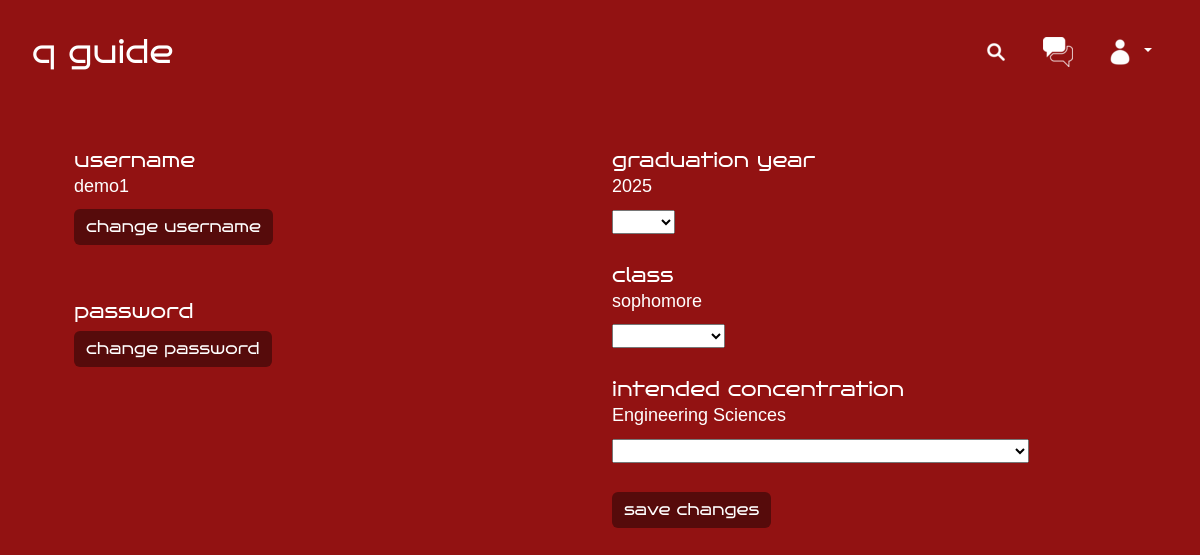
The page /profile (signed in) on the database as committed earlier.
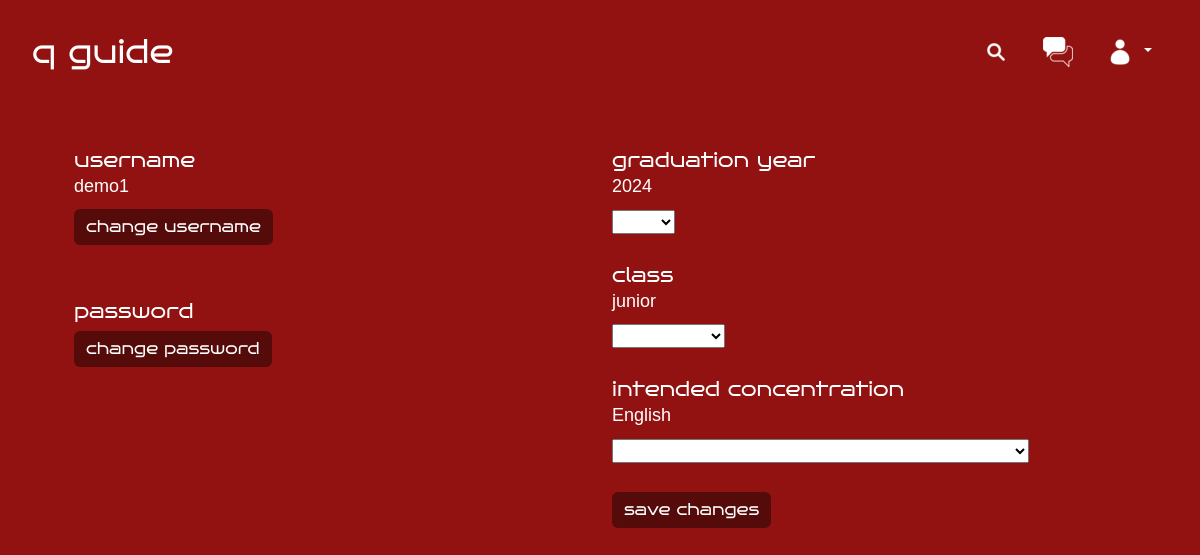
The same page on the database as committed later.
### tables this page shows
CREATE TABLE users (
    id INTEGER PRIMARY KEY AUTOINCREMENT NOT NULL,
    username TEXT NOT NULL,
    hash TEXT NOT NULL,
    class TEXT,
    grad_year INTEGER
, concentration TEXT);

### app.py (the view)
@app.route("/profile", methods=['GET','POST'])
@login_required
def profile():
    db.execute("SELECT username FROM users WHERE id = (?)", (session["user_id"],))
    username = db.fetchall()
    db.execute("SELECT username FROM users")
    usernames = db.fetchall()
    db.execute("SELECT grad_year FROM users WHERE id = (?)", (session["user_id"],))
    grad_year = db.fetchall()
    db.execute("SELECT class FROM users WHERE id = (?)", (session["user_id"],))
    curr_class = db.fetchall()
    db.execute("SELECT concentration FROM users WHERE id = (?)", (session["user_id"],))
    concentration = db.fetchall()
    if request.method == "POST":
        if request.form.get("action") == "change_user":
            if not request.form.get("username"):
                return render_template("profile.html", error="must enter new username", username=username[0][0], grad_year=grad_year[0][0], curr_class=curr_class[0][0], concentration=concentration[0][0])
            elif not request.form.get("password"):
                return render_template("profile.html", error="must enter password", username=username[0][0], grad_year=grad_year[0][0], curr_class=curr_class[0][0], concentration=concentration[0][0])
            elif request.form.get("username") in usernames:
                return render_template("profile.html", error="username is already taken", username=username[0][0], grad_year=grad_year[0][0], curr_class=curr_class[0][0], concentration=concentration[0][0])
            db.execute("SELECT hash FROM users WHERE id = (?)", (session["user_id"],))
            password = db.fetchall()
            if not check_password_hash(password[0][0], request.form.get("password")):
                return render_template("profile.html", error="invalid password", username=username[0][0], grad_year=grad_year[0][0], curr_class=curr_class[0][0], concentration=concentration[0][0])
            db.execute("UPDATE users SET username = (?) WHERE id = (?)", (request.form.get("username"), session["user_id"]))
            connection.commit()
            db.execute("SELECT username FROM users WHERE id = (?)", (session["user_id"],))
            username = db.fetchall()
            return render_template("profile.html", username=username[0][0], grad_year=grad_year[0][0], curr_class=curr_class[0][0], concentration=concentration[0][0])
        elif request.form.get("action") == "change_pass":
            if not request.form.get("current_password"):
                return render_template("profile.html", error="must enter current password", username=username[0][0], grad_year=grad_year[0][0], curr_class=curr_class[0][0], concentration=concentration[0][0])
            elif not request.form.get("new_password") or not request.form.get("new_password2"):
                return render_template("profile.html", error="must enter new password", username=username[0][0], grad_year=grad_year[0][0], curr_class=curr_class[0][0], concentration=concentration[0][0])
            elif request.form.get("new_password") != request.form.get("new_password2"):
                return render_template("profile.html", error="passwords do not match", username=username[0][0], grad_year=grad_year[0][0], curr_class=curr_class[0][0], concentration=concentration[0][0])
            db.execute("SELECT hash FROM users WHERE id = (?)", (session["user_id"],))
            password = db.fetchall()
            if not check_password_hash(password[0][0], request.form.get("current_password")):
                return render_template("profile.html", error="invalid password", username=username[0][0], grad_year=grad_year[0][0], curr_class=curr_class[0][0], concentration=concentration[0][0])
            db.execute("UPDATE users SET hash = (?) WHERE id = (?)", (generate_password_hash(request.form.get("new_password"), method='pbkdf2:sha256', salt_length=8), session["user_id"]))
            connection.commit()
            return render_template("profile.html", username=username[0][0], grad_year=grad_year[0][0], curr_class=curr_class[0][0], concentration=concentration[0][0])
        elif request.form.get("action") == "school_info":
            db.execute("SELECT grad_year FROM users WHERE id = (?)", (session["user_id"],))
            grad_year = db.fetchall()
            db.execute("SELECT class FROM users WHERE id = (?)", (session["user_id"],))
            curr_class = db.fetchall()
            db.execute("SELECT concentration FROM users WHERE id = (?)", (session["user_id"],))
            concentration = db.fetchall()
            if request.form.get("years") != grad_year[0][0] and request.form.get("years") != "":
                db.execute("UPDATE users SET grad_year = (?) WHERE id = (?)", (request.form.get("years"), session["user_id"]))
                connection.commit()
            if request.form.get("classes") != curr_class[0][0] and request.form.get("classes") != "":
                db.execute("UPDATE users SET class = (?) WHERE id = (?)", (request.form.get("classes"), session["user_id"]))
                connection.commit()
            if request.form.get("concentrations") != concentration[0][0] and request.form.get("concentrations") != "":
                db.execute("UPDATE users SET concentration = (?) WHERE id = (?)", (request.form.get("concentrations"), session["user_id"]))
                connection.commit()
        return redirect("/profile")
    else:
        return render_template("profile.html", username=username[0][0], grad_year=grad_year[0][0], curr_class=curr_class[0][0], concentration=concentration[0][0])

### app.py (called while the page is built)
@app.after_request
def after_request(response):
    response.headers["Cache-Control"] = "no-cache, no-store, must-revalidate"
    response.headers["Expires"] = 0
    response.headers["Pragma"] = "no-cache"
    return response

### helpers.py (called while the page is built)
def login_required(f):
    @wraps(f)
    def decorated_function(*args, **kwargs):
        if session.get("user_id") is None:
            return redirect("/login")
        return f(*args, **kwargs)
    return decorated_function

### templates/profile.html (shortened to what this page needs)
{% extends "layout.html" %}
{% block main %}
<form action="/profile" method="post">
    <div class="container text-start">
        <div class="row">
            <div class="col">
                <h5>username</h5>
                <p>{{ username }}</p>
                <button type="button" class="btn btn-primary" data-bs-toggle="modal" data-bs-target="#exampleModal">
                    change username
                </button>
                <br>
                <br>
                <br>
                <h5>password</h5>
                <button type="button" class="btn btn-primary" data-bs-toggle="modal" data-bs-target="#exampleModal2">
                    change password
                </button>
                <br>
                <br>
            </div>
            <div class="col">
                <h5>graduation year</h5>
                <p>{{ grad_year }}</p>
                <select id="years" name="years">
                    <option value=""></option>
                    <option value="2023">2023</option>
                </select>
                <br>
                <br>
                <h5>class</h5>
                <p>{{ curr_class }}</p>
                <select id="classes" name="classes">
                    <option value=""></option>
                    <option value="freshman">freshman</option>
                </select>
                <br>
                <br>
                <h5>intended concentration</h5>
                <p>{{ concentration }}</p>
                <select id="concentrations" name="concentrations">
                    <option></option>
                    <option>African and African American Studies</option>
                </select>
                <br>
                <br>
                <button type="submit" class="btn btn-primary" name="action" value="school_info">save changes</button>
            </div>
        </div>
    </div>
</form>
{% endblock %}

Rows that differ between the two databases and show on the page:
changed users "demo1": grad_year "2025" → "2024"; class "sophomore" → "junior"; concentration "Engineering Sciences" → "English"
